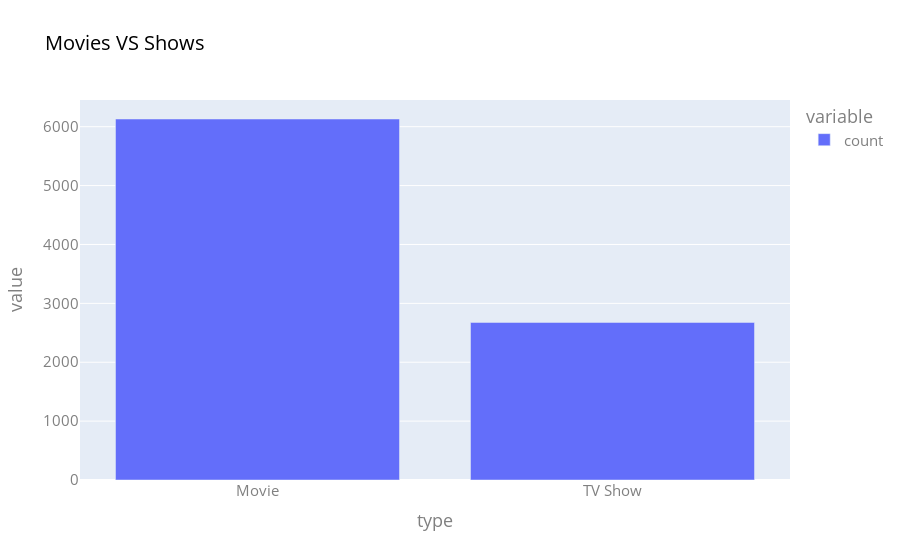

Notebook cell for this chart:
### Markdown cell above
Visualise

### Code cell
count=pd.DataFrame(df["type"].value_counts())
fig=px.bar(count,title="Movies VS Shows")
fig.update_layout(font=dict(size=15,color="grey"),title_font=dict(size=20,color="black"))
fig

### Figure 1 — Plotly figure (JSON) as saved in the notebook; plotly's stock layout.template omitted (floating-point values rounded to 4 significant figures)
{"data": [{"hovertemplate": "variable=count<br>type=%{x}<br>value=%{y}<extra></extra>", "legendgroup": "count", "marker": {"color": "#636efa", "pattern": {"shape": ""}}, "name": "count", "orientation": "v", "showlegend": true, "textposition": "auto", "type": "bar", "x": ["Movie", "TV Show"], "xaxis": "x", "y": [6131, 2676], "yaxis": "y"}], "layout": {"barmode": "relative", "font": {"color": "grey", "size": 15}, "legend": {"title": {"text": "variable"}, "tracegroupgap": 0}, "title": {"font": {"color": "black", "size": 20}, "text": "Movies VS Shows"}, "xaxis": {"anchor": "y", "domain": [0, 1], "title": {"text": "type"}}, "yaxis": {"anchor": "x", "domain": [0, 1], "title": {"text": "value"}}}}
